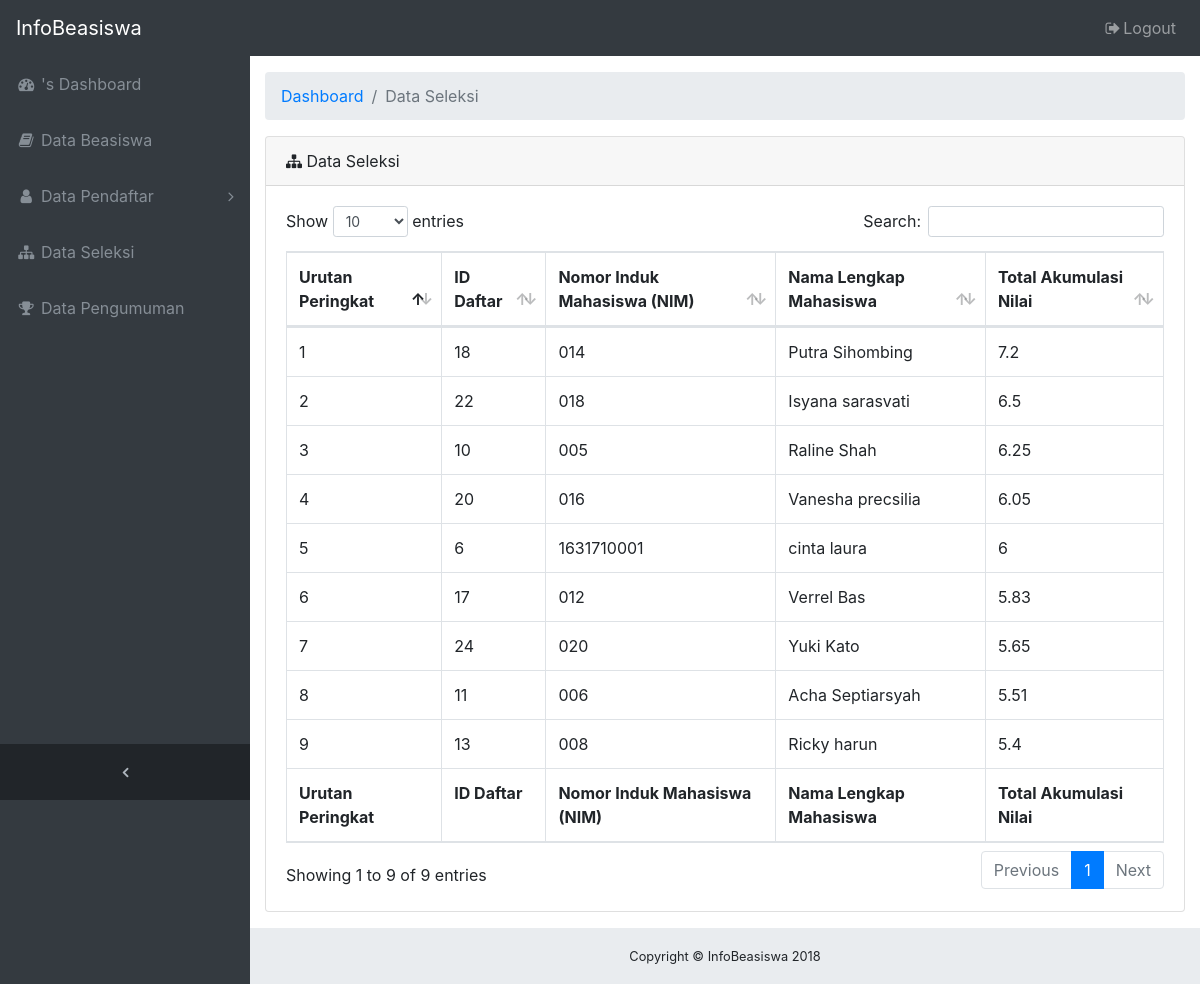
The app's page /index.php/pengumuman with its own data.
### tables this page shows
CREATE TABLE `seleksi` (
  `idSeleksi` int(11) NOT NULL,
  `idDaftar` int(11) NOT NULL,
  `poin` float NOT NULL,
  `keterangan` enum('LOLOS','TIDAK LOLOS','','') NOT NULL
);

CREATE TABLE `pendaftar` (
  `idDaftar` int(11) NOT NULL,
  `nim` varchar(15) NOT NULL,
  `nama` varchar(30) NOT NULL,
  `jurusan` varchar(30) NOT NULL,
  `jk` enum('Laki-laki','Perempuan','','') NOT NULL,
  `tempatLahir` varchar(20) NOT NULL,
  `tglLahir` varchar(20) NOT NULL,
  `alamatLengkap` varchar(100) NOT NULL,
  `telp` varchar(15) NOT NULL,
  `foto` varchar(40) NOT NULL,
  `ipk` float NOT NULL,
  `namaAyah` varchar(30) NOT NULL,
  `namaIbu` varchar(30) NOT NULL,
  `internasional` int(3) NOT NULL,
  `nasional` int(3) NOT NULL,
  `provinsi` int(3) NOT NULL,
  `kota` int(3) NOT NULL,
  `alasanBeasiswa` varchar(100) NOT NULL,
  `pwd` varchar(50) NOT NULL,
  `tglDaftar` timestamp NOT NULL DEFAULT CURRENT_TIMESTAMP,
  `level` int(11) NOT NULL
);

### application/controllers/Pengumuman.php (called while the page is built, shortened)
<?php
class Pengumuman extends CI_Controller {
	function __construct()
	{
		$this->load->helper('MY');
		$this->load->model('model_pengumuman');
		$this->load->model('model_beasiswa');
		$this->load->model('model_seleksi');
	}
	public function index()
	{
		$data['beasiswa']=$this->model_beasiswa->get_infobeasiswa();
		$kuota = $this->model_pengumuman->getKuota()->row();
		$limit = $kuota->kuota;
		$data['limit'] = $limit;
		$data['pengumuman']=$this->model_pengumuman->getPengumuman($limit);
		$deadline = $this->model_beasiswa->get_deadline()->row();
		$dl = $deadline->deadline;
		$tgl = date('Y-m-d');
		if($dl < $tgl){
			$this->load->view('admin/sidebaradmin');
			$this->load->view('admin/page/pengumuman', $data);
			$this->load->view('admin/footer');
		} else {
			$this->load->view('admin/sidebaradmin');
			$this->load->view('admin/page/belumpengumuman', $data);
			$this->load->view('admin/footer');
		}
	}
}

### index.php (called while the page is built, shortened)
<?php
require_once BASEPATH.'core/CodeIgniter.php';

### application/models/Model_pengumuman.php (called while the page is built, shortened)
<?php
Class Model_pengumuman extends CI_Model{
    function getKuota(){
        $query = $this->db->query("SELECT kuota FROM beasiswa");
        return $query;
    }
    public function getPengumuman($kuota){
        $this->db->join('pendaftar', 'pendaftar.idDaftar = seleksi.idDaftar');
        $this->db->order_by('poin', 'DESC');
        $query = $this->db->get('seleksi', $kuota, 0);
        return $query->result();
    }
}

### application/views/admin/page/pengumuman.php (the view, shortened to what this page needs)
<div class="content-wrapper">
  <div class="container-fluid">
  <ol class="breadcrumb">
    <li class="breadcrumb-item">
      <a href="#">Dashboard</a>
    </li>
    <li class="breadcrumb-item active">Data Seleksi</li>
  </ol>
  <div class="card mb-3">
    <div class="card-header"><i class="fa fa-sitemap"></i> Data Seleksi</div>
    <div class="card-body">
      <div class="row">
        <table id="table_id" class="table table-hover table-responsive table-bordered" cellspacing="0" width="100%">
      <thead>
        <tr>
          <th>Urutan Peringkat</th>
          <th>ID Daftar</th>
          <th>Nomor Induk Mahasiswa (NIM)</th>
          <th>Nama Lengkap Mahasiswa</th>
          <th>Total Akumulasi Nilai</th>
        </tr>
      </thead>
      <tbody>
        <?php
          $a=1;
          foreach($pengumuman as $p){?>
             <tr>
                <?php
                  if($a <= $limit){
                    echo "<td>".$a."</td>";
                    $a++;
                  }
                ?>
                 <td><?php echo $p->idDaftar;?></td>
                 <td><?php echo $p->nim;?></td>
                 <td><?php echo $p->nama;?></td>
                 <td><?php echo $p->poin;?></td>
              </tr>
             <?php }?>
      </tbody>
      <tfoot>
        <tr>
          <th>Urutan Peringkat</th>
          <th>ID Daftar</th>
          <th>Nomor Induk Mahasiswa (NIM)</th>
          <th>Nama Lengkap Mahasiswa</th>
          <th>Total Akumulasi Nilai</th>
        </tr>
      </tfoot>
    </table>
    </div>
    </div>
  </div>
</div>
</div>

### assets/admin/css/sb-admin.css (style rules this page uses)
html { position: relative; min-height: 100%; }
body { overflow-x: hidden; }
body.sticky-footer { margin-bottom: 56px; }
body.sticky-footer .content-wrapper { min-height: calc(100vh - 56px - 56px); }
body.fixed-nav { padding-top: 56px; }
.content-wrapper { min-height: calc(100vh - 56px); padding-top: 1rem; }
.content-wrapper { overflow-x: hidden; background: white; }
@media (min-width: 992px) { .content-wrapper { margin-left: 250px; } }

### records on screen
seleksi: idDaftar.idDaftar "18", idDaftar.nim "014", idDaftar.nama "Putra Sihombing", poin "7.2"
seleksi: idDaftar.idDaftar "22", idDaftar.nim "018", idDaftar.nama "Isyana sarasvati", poin "6.5"
seleksi: idDaftar.idDaftar "10", idDaftar.nim "005", idDaftar.nama "Raline Shah", poin "6.25"
seleksi: idDaftar.idDaftar "20", idDaftar.nim "016", idDaftar.nama "Vanesha precsilia", poin "6.05"
seleksi: idDaftar.idDaftar "6", idDaftar.nim "1631710001", idDaftar.nama "cinta laura", poin "6"
seleksi: idDaftar.idDaftar "17", idDaftar.nim "012", idDaftar.nama "Verrel Bas", poin "5.83"
seleksi: idDaftar.idDaftar "24", idDaftar.nim "020", idDaftar.nama "Yuki Kato", poin "5.65"
seleksi: idDaftar.idDaftar "11", idDaftar.nim "006", idDaftar.nama "Acha Septiarsyah", poin "5.51"
seleksi: idDaftar.idDaftar "13", idDaftar.nim "008", idDaftar.nama "Ricky harun", poin "5.4"
